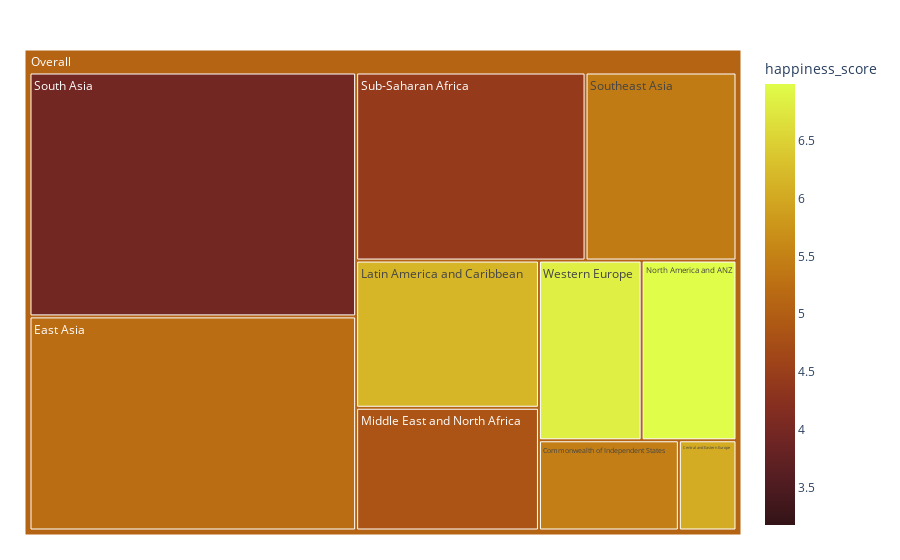

The notebook cell saved with this chart:
### Markdown cell above
Treemap of Happiness Score of the overall Scores

### Code cell
#Plot the Treemap
fig = px.treemap(df_main_renewed, path=[px.Constant("Overall"), 'region'], values='population_2020_mean',
                 color='happiness_score', hover_data=['region'],
                 color_continuous_scale='solar',
                 color_continuous_midpoint=np.average(df_main_renewed['happiness_score'], weights=df_main_renewed['country_weight']))

fig.update_layout(margin=dict(t=50, l=25, r=25, b=25))
fig.show()

### Figure 1 — Plotly figure (JSON) as saved in the notebook; plotly's stock layout.template omitted (floating-point values rounded to 4 significant figures)
{"data": [{"branchvalues": "total", "customdata": [["Central and Eastern Europe", 6.054], ["Commonwealth of Independent States", 5.467], ["East Asia", 5.228], ["Latin America and Caribbean", 6.154], ["Middle East and North Africa", 4.853], ["North America and ANZ", 6.99], ["South Asia", 3.952], ["Southeast Asia", 5.413], ["Sub-Saharan Africa", 4.441], ["Western Europe", 6.832], ["(?)", 5.083]], "domain": {"x": [0, 1], "y": [0, 1]}, "hovertemplate": "labels=%{label}<br>population_2020_mean=%{value}<br>parent=%{parent}<br>id=%{id}<br>region=%{customdata[0]}<br>happiness_score=%{color}<extra></extra>", "ids": ["Overall/Central and Eastern Europe", "Overall/Commonwealth of Independent States", "Overall/East Asia", "Overall/Latin America and Caribbean", "Overall/Middle East and North Africa", "Overall/North America and ANZ", "Overall/South Asia", "Overall/Southeast Asia", "Overall/Sub-Saharan Africa", "Overall/Western Europe", "Overall"], "labels": ["Central and Eastern Europe", "Commonwealth of Independent States", "East Asia", "Latin America and Caribbean", "Middle East and North Africa", "North America and ANZ", "South Asia", "Southeast Asia", "Sub-Saharan Africa", "Western Europe", "Overall"], "marker": {"coloraxis": "coloraxis", "colors": [6.054, 5.467, 5.228, 6.154, 4.853, 6.99, 3.952, 5.413, 4.441, 6.832, 5.083]}, "name": "", "parents": ["Overall", "Overall", "Overall", "Overall", "Overall", "Overall", "Overall", "Overall", "Overall", "Overall", ""], "type": "treemap", "values": [120100000.0, 291500000.0, 1615000000.0, 621400000.0, 518100000.0, 393703514, 1840000000.0, 655500000.0, 996200000.0, 426200000.0, 7477000000.0]}], "layout": {"coloraxis": {"cmid": 5.083, "colorbar": {"title": {"text": "happiness_score"}}, "colorscale": [[0, "rgb(51, 19, 23)"], [0.09091, "rgb(79, 28, 33)"], [0.1818, "rgb(108, 36, 36)"], [0.2727, "rgb(135, 47, 32)"], [0.3636, "rgb(157, 66, 25)"], [0.4545, "rgb(174, 88, 20)"], [0.5455, "rgb(188, 111, 19)"], [0.6364, "rgb(199, 137, 22)"], [0.7273, "rgb(209, 164, 32)"], [0.8182, "rgb(217, 192, 44)"], [0.9091, "rgb(222, 222, 59)"], [1, "rgb(224, 253, 74)"]]}, "legend": {"tracegroupgap": 0}, "margin": {"b": 25, "l": 25, "r": 25, "t": 50}}}
